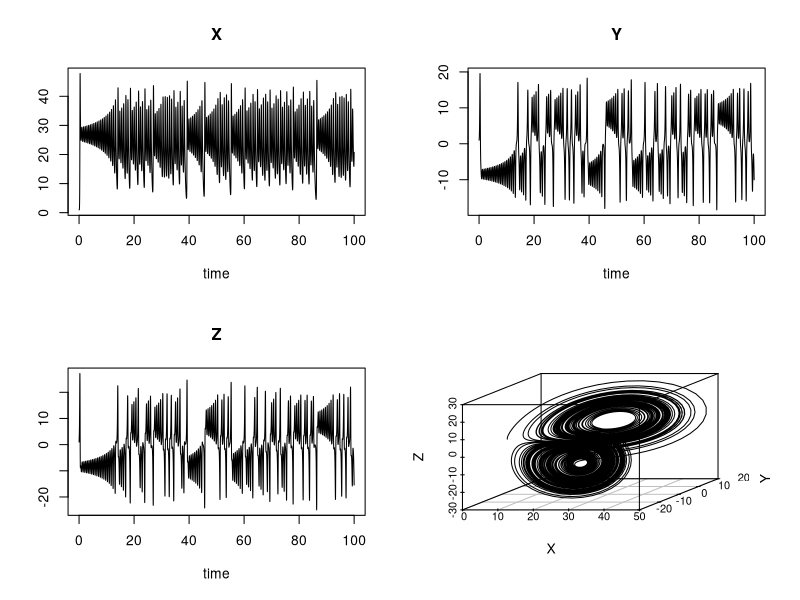

Generate this figure with R:
# deSolve example
# source: http://desolve.r-forge.r-project.org/

library(deSolve)
library(scatterplot3d)

## Chaos in the atmosphere
# [System equations]
# dX/dt <-  a * X(t) + Y(t) * Z(t)
# dY/dt <-  b * (Y(t) - Z(t))
# dZ/dt <- -X(t) * Y(t) + c * Y(t) - Z(t)

Lorenz <- function(t, state, parameters) {
  with(as.list(c(state, parameters)), {
    dX <-  a * X + Y * Z
    dY <-  b * (Y - Z)
    dZ <- -X * Y + c * Y - Z
    list(c(dX, dY, dZ))
  })
}

parameters <- c(a = -8/3, b = -10, c = 28)
state      <- c(X = 1, Y = 1, Z = 1)
times      <- seq(0, 100, by = 0.01)

out <- ode(y = state, times = times, func = Lorenz, parms = parameters)

plot(out)
scatterplot3d(out[,-1], type = "l")
